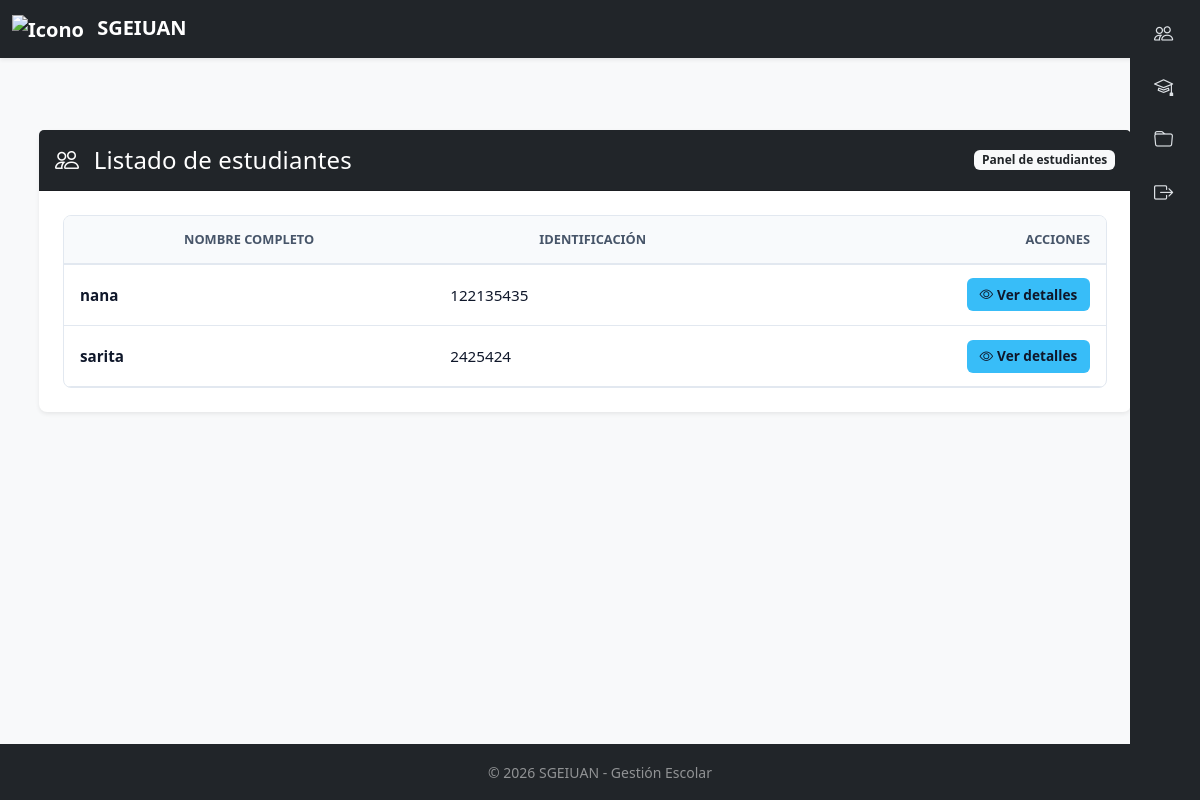
The app's page /estudiantes/ (signed in) with its own data.
### estudiantes/models.py (models this page shows, shortened)
class Estudiante(models.Model):
	cedula_ciudadania= models.CharField(max_length=15, primary_key=True)
	nombre=models.CharField(max_length=30)
	tipocc=models.CharField(max_length=20)
	rdoc = models.BooleanField(default=False)
	programa=models.CharField(max_length=30)
	contacto=models.CharField(max_length=15)
	email=models.EmailField(blank=True, null=True)
	fecha_registro = models.DateTimeField(auto_now_add=True)
	fecha_actualizacion = models.DateTimeField(auto_now=True)
	activo = models.BooleanField(default=True)

### estudiantes/views.py (the view)
# urls.py: path("", views.index, name="index"),
@login_required
def index(request):
    lista_Estudiantes = Estudiante.objects.filter(activo=True).order_by("nombre")
    lista_Carpetas = Carpeta.objects.order_by("codcarpeta")
    context = {"lista_Estudiantes":lista_Estudiantes,"lista_Carpetas":lista_Carpetas}
    return render(request,"estudiantes/index.html",context)

### estudiantes/context_processors.py (called while the page is built)
def menu_dinamico(request):
    ruta_menu = Path(__file__).resolve().parent / "menu.json"
    with open(ruta_menu, "r", encoding="utf-8") as archivo:
        menu = json.load(archivo)
    return {"menu": menu}

### estudiantes/templates/estudiantes/index.html (shortened to what this page needs)
{% extends "estudiantes/home.html" %}
{% load static %}
{% block content %}
<div class="container py-4">
    <div class="row justify-content-center">
        <div class="col-12">
            <div class="card shadow-sm border-0 rounded-3">
                <div class="card-header bg-dark text-white py-3 d-flex justify-content-between align-items-center flex-wrap gap-2">
                    <h2 id="listado-title" class="h4 mb-0">
                        <i class="bi bi-people me-2"></i>
                        Listado de estudiantes
                    </h2>
                    <span class="badge bg-light text-dark">
                        Panel de estudiantes
                    </span>
                </div>
                <div class="card-body p-4">
                    {% if lista_Estudiantes %}
                        <div class="table-container">
                            <div class="table-responsive">
                                <table class="custom-table">
                                    <thead>
                                        <tr>
                                            <th scope="col">Nombre completo</th>
                                            <th scope="col">Identificación</th>
                                            <th scope="col" class="text-end">Acciones</th>
                                        </tr>
                                    </thead>
                                    <tbody>
                                        {% for estudiante in lista_Estudiantes %}
                                            <tr>
                                                <td>
                                                    <strong>{{ estudiante.nombre }}</strong>
                                                </td>
                                                <td>
                                                    {{ estudiante.cedula_ciudadania }}
                                                </td>
                                                <td class="text-end">
                                                    <a
                                                        href="{% url 'informacion' estudiante.cedula_ciudadania %}"
                                                        class="btn btn-info"
                                                    >
                                                        <i class="bi bi-eye me-1"></i>
                                                        Ver detalles
                                                    </a>
                                                </td>
                                            </tr>
                                        {% endfor %}
                                    </tbody>
                                </table>
                            </div>
                        </div>
                    {% endif %}
                </div>
            </div>
        </div>
    </div>
</div>
{% endblock %}

### estudiantes/static/style.css (style rules this page uses)
.card-header h2 { letter-spacing: 0.2px; }
.btn { display: inline-flex; align-items: center; justify-content: center; padding: 0.65rem 1.25rem; border: none; border-radius: 6px; font-size: 0.95rem; font-weight: 600; text-decoration: none; cursor: pointer; transition: all 0.2s; }
.btn-info { padding: 0.4rem 0.8rem; background-color: #38bdf8; color: #0f172a; font-size: 0.85rem; }
.table-container { overflow-x: auto; border: 1px solid #e2e8f0; border-radius: 8px; }
.custom-table { width: 100%; border-collapse: collapse; text-align: left; font-size: 0.95rem; }
.custom-table th { padding: 0.85rem 1rem; border-bottom: 2px solid #e2e8f0; background-color: #f8fafc; color: #475569; font-size: 0.8rem; font-weight: 700; text-align: center; text-transform: uppercase; }
.custom-table td { padding: 0.85rem 1rem; border-bottom: 1px solid #e2e8f0; color: #0f172a; }

### records on screen
Estudiante: nombre "nana", cedula_ciudadania "122135435"
Estudiante: nombre "sarita", cedula_ciudadania "2425424"
